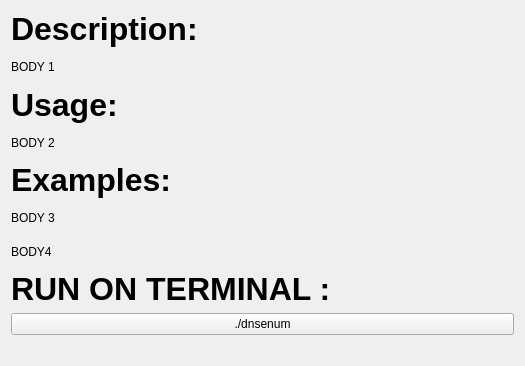
          <widget class="QWidget" name="scrollAreaWidgetContents_8">
           <property name="geometry">
            <rect>
             <x>0</x>
             <y>0</y>
             <width>525</width>
             <height>366</height>
            </rect>
           </property>
           <layout class="QGridLayout" name="gridLayout_7">
            <item row="8" column="0">
             <widget class="QPushButton" name="dnsenumButton">
              <property name="text">
               <string>./dnsenum</string>
              </property>
             </widget>
            </item>
            <item row="9" column="0">
             <spacer name="dnsenumVSpacer">
              <property name="orientation">
               <enum>Qt::Vertical</enum>
              </property>
              <property name="sizeType">
               <enum>QSizePolicy::Fixed</enum>
              </property>
              <property name="sizeHint" stdset="0">
               <size>
                <width>20</width>
                <height>20</height>
               </size>
              </property>
             </spacer>
            </item>
            <item row="7" column="0">
             <widget class="QLabel" name="dnsenumH4">
              <property name="font">
               <font>
                <pointsize>24</pointsize>
                <weight>75</weight>
                <bold>true</bold>
               </font>
              </property>
              <property name="text">
               <string>RUN ON TERMINAL :</string>
              </property>
             </widget>
            </item>
            <item row="5" column="0">
             <widget class="QLabel" name="dnsenumB3">
              <property name="text">
               <string>BODY 3</string>
              </property>
             </widget>
            </item>
            <item row="1" column="0">
             <widget class="QLabel" name="dnsenumB1">
              <property name="text">
               <string>BODY 1</string>
              </property>
             </widget>
            </item>
            <item row="2" column="0">
             <widget class="QLabel" name="dnsenumH2">
              <property name="font">
               <font>
                <pointsize>24</pointsize>
                <weight>75</weight>
                <bold>true</bold>
               </font>
              </property>
              <property name="text">
               <string>Usage:</string>
              </property>
             </widget>
            </item>
            <item row="0" column="0">
             <widget class="QLabel" name="dnsenumH1">
              <property name="font">
               <font>
                <pointsize>24</pointsize>
                <weight>75</weight>
                <bold>true</bold>
               </font>
              </property>
              <property name="text">
               <string>Description:</string>
              </property>
             </widget>
            </item>
            <item row="3" column="0">
             <widget class="QLabel" name="dnsenumB2">
              <property name="text">
               <string>BODY 2</string>
              </property>
             </widget>
            </item>
            <item row="4" column="0">
             <widget class="QLabel" name="dnsenumH3">
              <property name="font">
               <font>
                <pointsize>24</pointsize>
                <weight>75</weight>
                <bold>true</bold>
               </font>
              </property>
              <property name="text">
               <string>Examples:</string>
              </property>
             </widget>
            </item>
            <item row="6" column="0">
             <widget class="QLabel" name="dnsenumB4">
              <property name="text">
               <string>BODY4</string>
              </property>
             </widget>
            </item>
           </layout>
          </widget>
